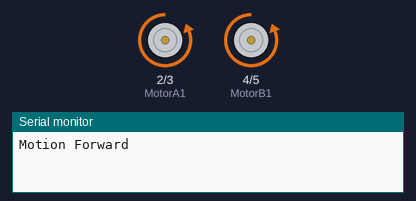
This sketch was run on a simulated Arduino Uno, built with avr-gcc and run on an emulated ATmega328P. On the bench: motor-driver pin pairs drawn as motors (green arrow = first pin HIGH = forward, orange = second pin HIGH = backward, longer = more drive), the last lines printed to the serial monitor.

Above: at 1.5 s.
At 4.5 s:
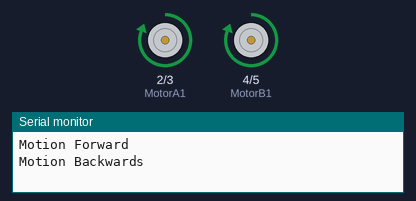
At 7.5 s:
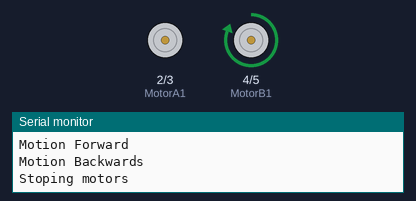
Timing chart, 0 to 11.7 s (numbered marks = the images above):
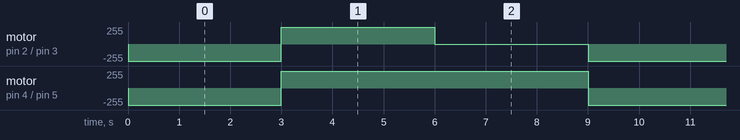

Measured:
- by itself, motor on pin 2 (MotorA1) / pin 3 (MotorA2): repeats every 9.0 s: forward 255/255 3.0 s, stopped 3.0 s, backward 255/255 3.0 s
- by itself, motor on pin 4 (MotorB1) / pin 5 (MotorB2): alternates forward 255/255 for 6.0 s and backward 255/255 for 3.0 s

The sketch:

L293D_Motor_Driver.ino
```cpp
//Motor A
int MotorA1 = 2;
int MotorA2 = 3;
//Motor B
int MotorB1 = 4;
int MotorB2 = 5;

void setup()
{
Serial.begin (9600); //configure pin modes
pinMode (MotorA1, OUTPUT);
pinMode (MotorA2, OUTPUT);
pinMode (MotorB1, OUTPUT);
pinMode (MotorB2, OUTPUT);
}
void loop()
{
//enabling motor A
Serial.println ("Motion Forward");
digitalWrite (MotorA1, LOW);
digitalWrite (MotorA2, HIGH);
digitalWrite (MotorB1, LOW);
digitalWrite (MotorB2, HIGH);
delay (3000);
Serial.println ("Motion Backwards");
digitalWrite (MotorA1,HIGH);
digitalWrite (MotorA2,LOW);
digitalWrite (MotorB1,HIGH);
digitalWrite (MotorB2,LOW);
delay (3000);
Serial.println ("Stoping motors");
//stop
digitalWrite (MotorA1, LOW);
digitalWrite (MotorA2, LOW);
delay (3000);
}
```
